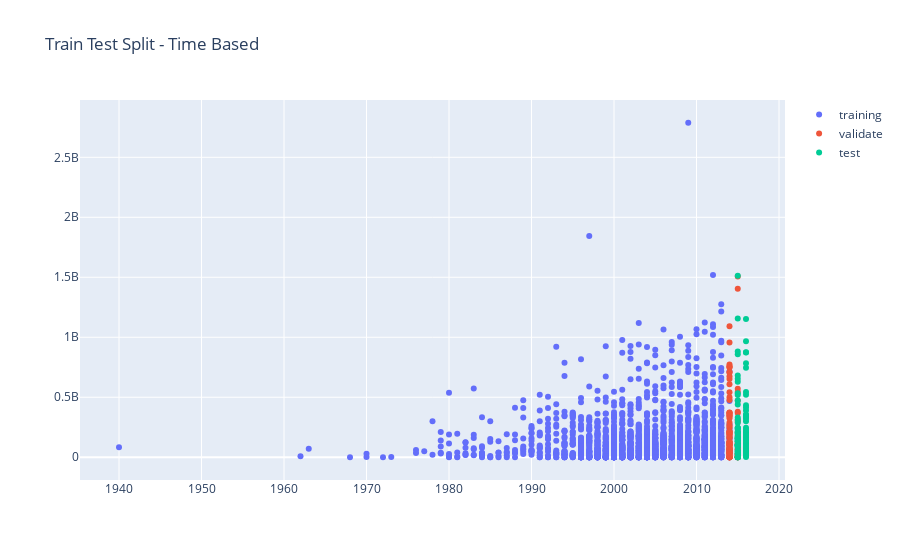

Here is the notebook cell this chart was saved with:
### Code cell
train_scatter = go.Scatter(x = training_set['year'], y = training_set['revenue'], mode = 'markers', name = 'training')
validate_scatter = go.Scatter(x = validate_set['year'], y = validate_set['revenue'], mode = 'markers', name = 'validate')
test_scatter = go.Scatter(x = test_set['year'], y = test_set['revenue'], mode = 'markers', name = 'test')
go.Figure(data = [train_scatter, validate_scatter, test_scatter], layout = {'title': 'Train Test Split - Time Based '})
